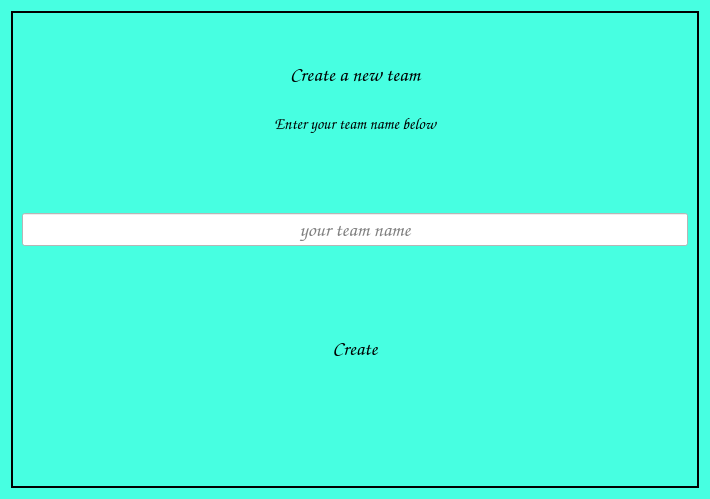
<?xml version="1.0" encoding="UTF-8"?>
<ui version="4.0">
 <class>New_team</class>
 <widget class="QWidget" name="New_team">
  <property name="geometry">
   <rect>
    <x>0</x>
    <y>0</y>
    <width>710</width>
    <height>499</height>
   </rect>
  </property>
  <property name="windowTitle">
   <string>New team</string>
  </property>
  <property name="styleSheet">
   <string notr="true">background-color: rgb(71, 255, 225);</string>
  </property>
  <layout class="QVBoxLayout" name="verticalLayout_3">
   <item>
    <layout class="QVBoxLayout" name="verticalLayout">
     <item>
      <widget class="QFrame" name="frame">
       <property name="frameShape">
        <enum>QFrame::WinPanel</enum>
       </property>
       <property name="frameShadow">
        <enum>QFrame::Plain</enum>
       </property>
       <layout class="QVBoxLayout" name="verticalLayout_2">
        <item>
         <spacer name="verticalSpacer">
          <property name="orientation">
           <enum>Qt::Vertical</enum>
          </property>
          <property name="sizeType">
           <enum>QSizePolicy::Minimum</enum>
          </property>
          <property name="sizeHint" stdset="0">
           <size>
            <width>20</width>
            <height>40</height>
           </size>
          </property>
         </spacer>
        </item>
        <item>
         <widget class="QLabel" name="label">
          <property name="font">
           <font>
            <family>Comic Sans MS</family>
            <pointsize>15</pointsize>
            <weight>75</weight>
            <bold>true</bold>
           </font>
          </property>
          <property name="text">
           <string>Create a new team</string>
          </property>
          <property name="alignment">
           <set>Qt::AlignCenter</set>
          </property>
         </widget>
        </item>
        <item>
         <spacer name="horizontalSpacer">
          <property name="orientation">
           <enum>Qt::Horizontal</enum>
          </property>
          <property name="sizeHint" stdset="0">
           <size>
            <width>40</width>
            <height>20</height>
           </size>
          </property>
         </spacer>
        </item>
        <item>
         <widget class="QLabel" name="label_2">
          <property name="font">
           <font>
            <family>Comic Sans MS</family>
            <pointsize>12</pointsize>
            <weight>50</weight>
            <bold>false</bold>
           </font>
          </property>
          <property name="text">
           <string>Enter your team name below</string>
          </property>
          <property name="alignment">
           <set>Qt::AlignCenter</set>
          </property>
         </widget>
        </item>
        <item>
         <spacer name="verticalSpacer_6">
          <property name="orientation">
           <enum>Qt::Vertical</enum>
          </property>
          <property name="sizeHint" stdset="0">
           <size>
            <width>20</width>
            <height>40</height>
           </size>
          </property>
         </spacer>
        </item>
        <item>
         <widget class="QLineEdit" name="inpteamname">
          <property name="font">
           <font>
            <family>Comic Sans MS</family>
            <pointsize>15</pointsize>
            <weight>75</weight>
            <bold>true</bold>
           </font>
          </property>
          <property name="styleSheet">
           <string notr="true">background-color: rgb(255, 255, 255);</string>
          </property>
          <property name="cursorPosition">
           <number>0</number>
          </property>
          <property name="alignment">
           <set>Qt::AlignCenter</set>
          </property>
          <property name="placeholderText">
           <string>your team name</string>
          </property>
          <property name="clearButtonEnabled">
           <bool>true</bool>
          </property>
         </widget>
        </item>
        <item>
         <spacer name="verticalSpacer_4">
          <property name="orientation">
           <enum>Qt::Vertical</enum>
          </property>
          <property name="sizeType">
           <enum>QSizePolicy::Minimum</enum>
          </property>
          <property name="sizeHint" stdset="0">
           <size>
            <width>20</width>
            <height>40</height>
           </size>
          </property>
         </spacer>
        </item>
        <item>
         <spacer name="verticalSpacer_2">
          <property name="orientation">
           <enum>Qt::Vertical</enum>
          </property>
          <property name="sizeType">
           <enum>QSizePolicy::Minimum</enum>
          </property>
          <property name="sizeHint" stdset="0">
           <size>
            <width>20</width>
            <height>40</height>
           </size>
          </property>
         </spacer>
        </item>
        <item>
         <widget class="QPushButton" name="createteam">
          <property name="font">
           <font>
            <family>Comic Sans MS</family>
            <pointsize>15</pointsize>
            <weight>75</weight>
            <bold>true</bold>
           </font>
          </property>
          <property name="text">
           <string>Create</string>
          </property>
          <property name="default">
           <bool>true</bool>
          </property>
          <property name="flat">
           <bool>true</bool>
          </property>
         </widget>
        </item>
        <item>
         <spacer name="verticalSpacer_5">
          <property name="orientation">
           <enum>Qt::Vertical</enum>
          </property>
          <property name="sizeHint" stdset="0">
           <size>
            <width>20</width>
            <height>40</height>
           </size>
          </property>
         </spacer>
        </item>
        <item>
         <spacer name="verticalSpacer_3">
          <property name="orientation">
           <enum>Qt::Vertical</enum>
          </property>
          <property name="sizeType">
           <enum>QSizePolicy::Minimum</enum>
          </property>
          <property name="sizeHint" stdset="0">
           <size>
            <width>20</width>
            <height>40</height>
           </size>
          </property>
         </spacer>
        </item>
       </layout>
      </widget>
     </item>
    </layout>
   </item>
  </layout>
 </widget>
 <resources/>
 <connections/>
</ui>
